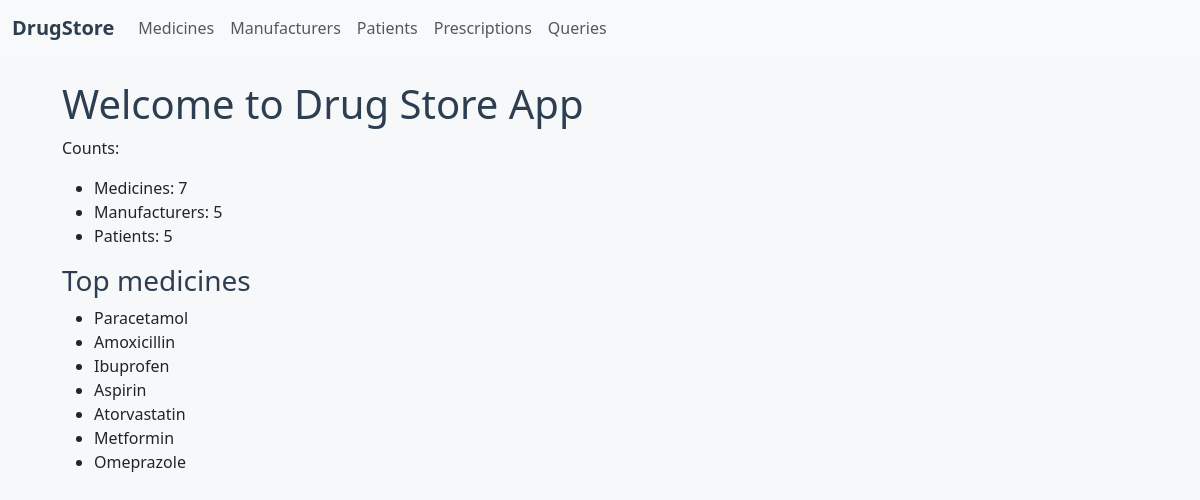
The page / on the database its author committed.
### models.py (models this page shows)
class Medicine(db.Model):
    __tablename__ = 'medicine'
    trade_name = db.Column(db.String(50), primary_key=True)

### app.py (the view)
    @app.route('/')
    def index():
        medicines = Medicine.query.limit(10).all()
        counts = {
            'medicines': Medicine.query.count(),
            'manufacturers': DrugManufacture.query.count(),
            'patients': Patient.query.count()
        }
        return render_template('index.html', medicines=medicines, counts=counts)

### templates/index.html
{% extends 'base.html' %}
{% block content %}
  <h1>Welcome to Drug Store App</h1>
  <p>Counts:</p>
  <ul>
    <li>Medicines: {{ counts.medicines }}</li>
    <li>Manufacturers: {{ counts.manufacturers }}</li>
    <li>Patients: {{ counts.patients }}</li>
  </ul>
  <h3>Top medicines</h3>
  <ul>
  {% for m in medicines %}
    <li>{{ m.trade_name }}</li>
  {% endfor %}
  </ul>
{% endblock %}

### static/styles.css (style rules this page uses)
body { background: #f6f8fa; }
h1, h2, h3, h4 { color: #2c3e50; }

### rows shown on the page
Medicine: trade_name "Paracetamol"
Medicine: trade_name "Amoxicillin"
Medicine: trade_name "Ibuprofen"
Medicine: trade_name "Aspirin"
Medicine: trade_name "Atorvastatin"
Medicine: trade_name "Metformin"
Medicine: trade_name "Omeprazole"

### other values the page prints
{{ counts.medicines }} "7"
{{ counts.manufacturers }} "5"
{{ counts.patients }} "5"
